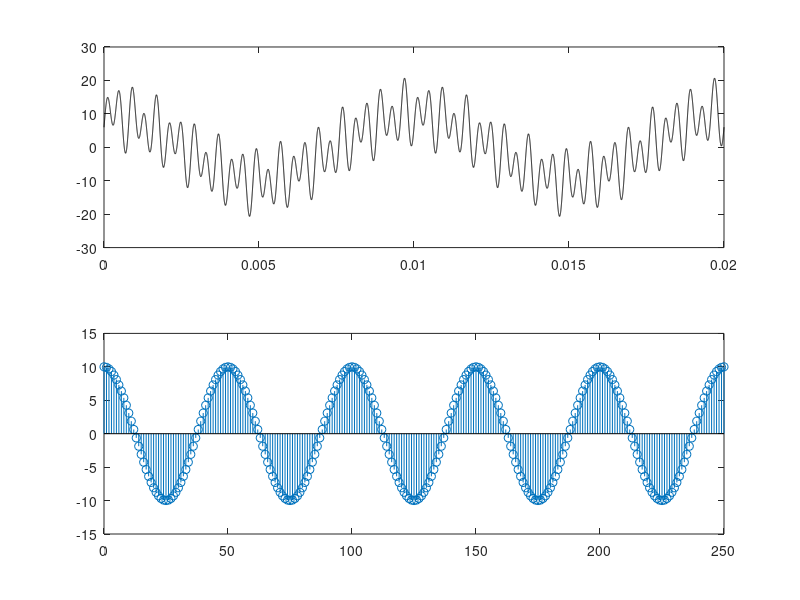

This figure's MATLAB source:
Ak = [10 4 7];
fk = [100 1500 2500]
tk = 0 : 0.000001: 0.02;
Xk = Ak(1)*cos(2*pi*fk(1)*tk) - Ak(2)*cos(2*pi*fk(2)*tk) + Ak(3)*sin(2*pi*fk(3)*tk)
subplot(2, 1, 1), plot(tk, Xk, 'k')

P = Ak.*Ak / 2;
Psum = sum(P)
Pproc = P / Psum

fmax = 2 * 2500;
Ts = 1/ fmax;
 td = 0 : Ts: 0.05;
 Xd = Ak(1)*cos(2*pi*fk(1)*td) + Ak(3)*sin(2*pi*fk(3)*td)
 subplot(2, 1, 2), stem(0 : length(td) - 1, Xd); 
 
